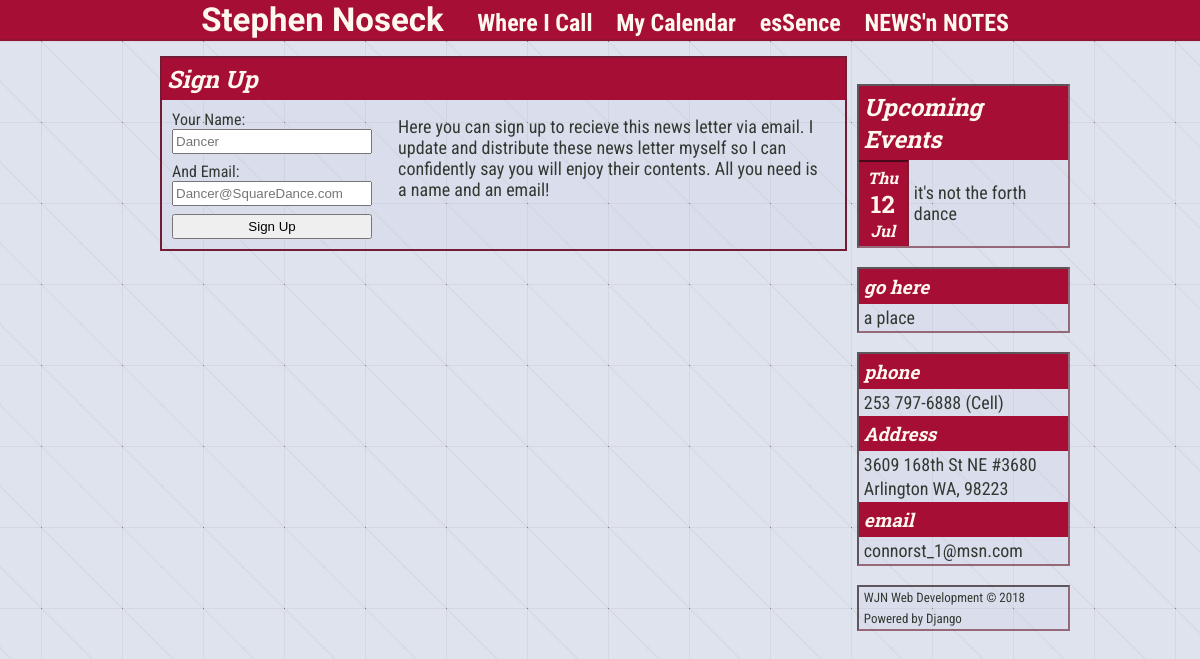
The app's page /newsnnotes, older data.
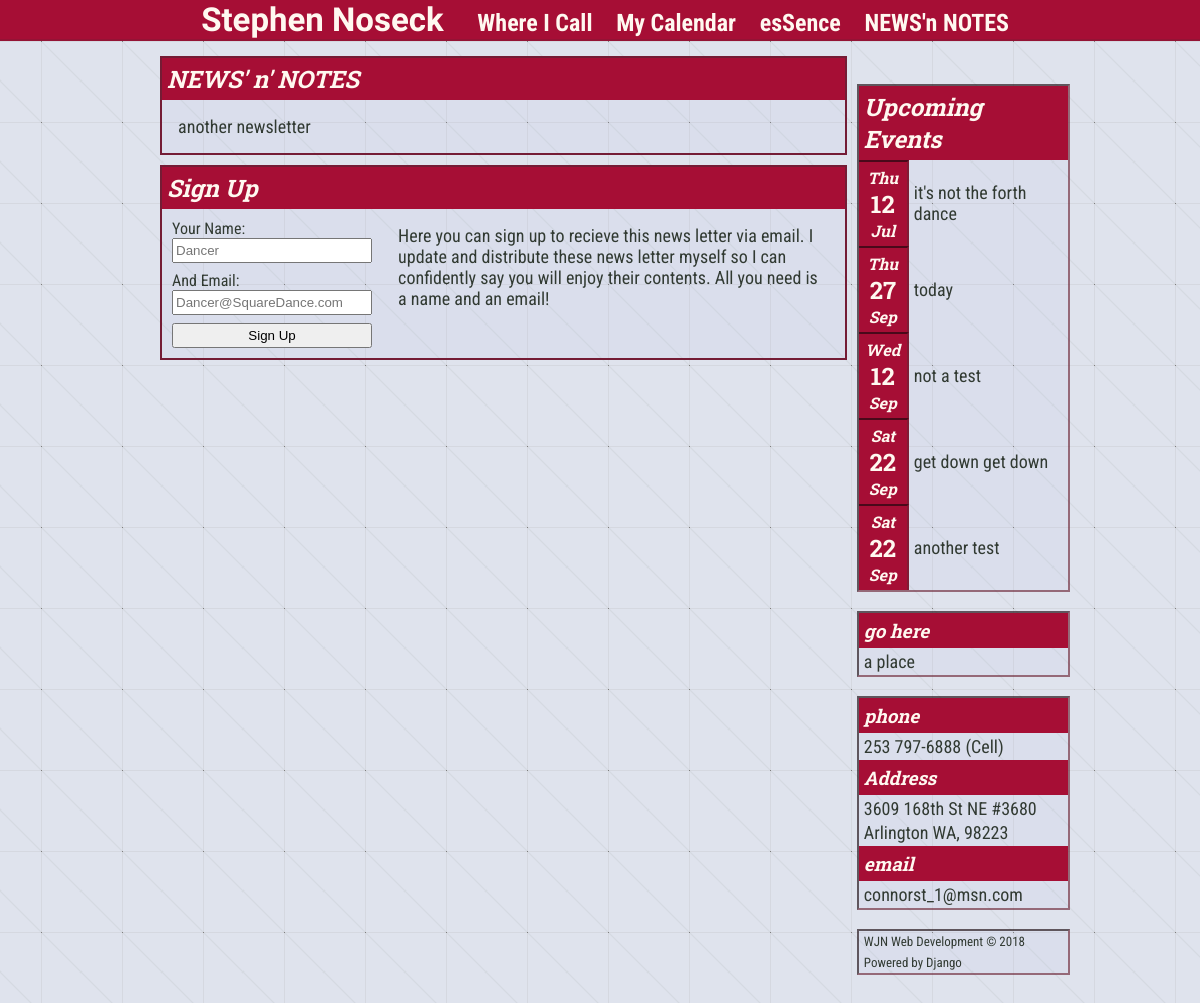
The same page, newer data.
### Stevie/models.py (models this page shows, shortened)
class Calendar(models.Model):
    title = models.CharField(max_length=100)
    date_time = models.DateTimeField()
    address = models.CharField(max_length=100)
    venue = models.CharField(max_length=100)
    description = models.TextField()
    flyer = models.ImageField(upload_to='flyers', blank=True, null=True)
    event_site = models.URLField(blank=True, null=True)
    def getMonth(self):
        return self.date_time.strftime('%b')
    def dayOfWeek(self):
        return self.date_time.strftime('%a')

class Post(models.Model):
    HOME = 'HM'
    VENUES = 'VN'
    CALENDAR = 'CL'
    ESSENSE = 'ES'
    SIDEBAR = 'SB'
    CONTACT_INFO = 'CI'
    NEWSN_NOTES = 'NN'
    PAGE_INDEX = (
        (HOME, 'Home'),
        (VENUES, 'Venues'),
        (CALENDAR, 'Calendar'),
        (ESSENSE, 'esSense'),
        (SIDEBAR, 'Sidebar'),
        (CONTACT_INFO, 'Contact Info'),
        (NEWSN_NOTES, 'NEWS\'n NOTES')
    )
    title = models.CharField(max_length=100, blank=True, null=True)
    text = models.TextField(blank=True, null=True)
    page = models.CharField(max_length=2, choices=PAGE_INDEX)
    address = models.CharField(max_length=100, blank=True, null=True)
    venue = models.CharField(max_length=100, blank=True, null=True)
    letter = models.FileField(upload_to='newsletters', blank=True, null=True)

### Stevie/views.py (the view)
# urls.py: path('newsnnotes', views.newsnnotes, name="newsnnotes")
def newsnnotes(request):
    cal = Calendar.objects.all()[:5]
    side = Post.objects.filter(page='SB')
    info = Post.objects.filter(page='CI')
    post = Post.objects.filter(page='NN')
    context = {'post' : post, 'title': '- NEWS\'n NOTES', 'side': side, 'info': info, 'cal': cal}
    return render(request, 'Stevie/letterIndex.html', context)

### Stevie/templates/Stevie/letterIndex.html (shortened to what this page needs)
{% extends 'layout.html' %}
{% block content %}
    <div>
        {% if post %}
            {% for p in post %}
                <section>
                    <h1>{{ p.title }}</h1>
                    <div class="text">
                        <p>{{ p.text|linebreaks }}</p>
                    </div>
                </section>
            {% endfor %}
        {% else %}
            <p style="display: none">There isn't anything here...</p>
        {% endif %}
        <section>
            <h1>Sign Up</h1>
            <div class="sign-up-wrapper">
                <form method="POST" action="/essense/" class="sign-up-form">
                    <div>
                        <label>Your Name:</label>
                    </div>
                    <div>
                        <input type="text" name="name" placeholder="Dancer">
                    </div>
                    <div style="margin-top:8px">
                        <label>And Email:</label>
                    </div>
                    <div>
                        <input type="text" name="email" placeholder="Dancer@SquareDance.com">
                    </div>
                    <div style="margin-top: 8px;">
                        <input type="submit" value="Sign Up">
                    </div>
                </form>
                <div class="sign-up-text">
                    <p>
                        Here you can sign up to recieve this news letter via email. I update and distribute these news letter myself so I can confidently say you will enjoy their contents. All you need is a name and an email!
                    </p>
                </div>
            </div>
        </section>
    </div>
{% endblock content %}

### Stevie/templates/Stevie/sidebar.html
<div>
    {% if cal %}
        {% include 'Stevie/sideCal.html' %}
    {% endif %}
</div>
<br>
<div>
    {% if side %}
        {% for s in side %}
            <section>
                <h3>{{ s.title }}</h3>
                <p>{{ s.text|linebreaks }}</p>
            </section>
        {% endfor %}
    {% else %}
        <p style="display: none">no links</p>
    {% endif %}
</div>
<br>
<div>
    {% if info %}
        {% for i in info %}
            <section>
                <h3>{{ i.title }}</h3>
                <p>{{ i.text|linebreaks }}</p>
            </section>
        {% endfor %}
    {% else %}
        <p style="display: none">no contact info</p>
    {% endif %}
</div>
<br>
<div class="foot">
    {% include 'Stevie/footer.html' %}
</div>

### Stevie/templates/Stevie/sideCal.html (shortened to what this page needs)
<section class="cal-title"><h1>Upcoming Events</h1></section>
    {% for c in cal %}
        <section class="cal-sec">
            <article>
                    <span class="cal-box">
                        <h4>{{ c.dayOfWeek }}</h4>
                        <h2>{{ c.date_time.day}}</h2>
                        <h4>{{ c.getMonth }}</h4>
                    </span>
            </article>
                {% if c.event_site %}
                    <a href="{{ c.event_site }}">
                {% endif %}
                    <p>{{ c.title }}</p>
                {% if c.event_site %}
                    </a>
                {% endif %}
        </section>
    {% endfor %}

Row changes from the older to the newer data that the page shows:
added Post: title "NEWS' n' NOTES", text "another newsletter"
added Calendar: dayOfWeek "Thu", date_time.day "27", getMonth "Sep", title "today"
added Calendar: dayOfWeek "Wed", date_time.day "12", getMonth "Sep", title "not a test"
added Calendar: dayOfWeek "Sat", date_time.day "22", getMonth "Sep", title "get down get down"
added Calendar: dayOfWeek "Sat", date_time.day "22", getMonth "Sep", title "another test"
